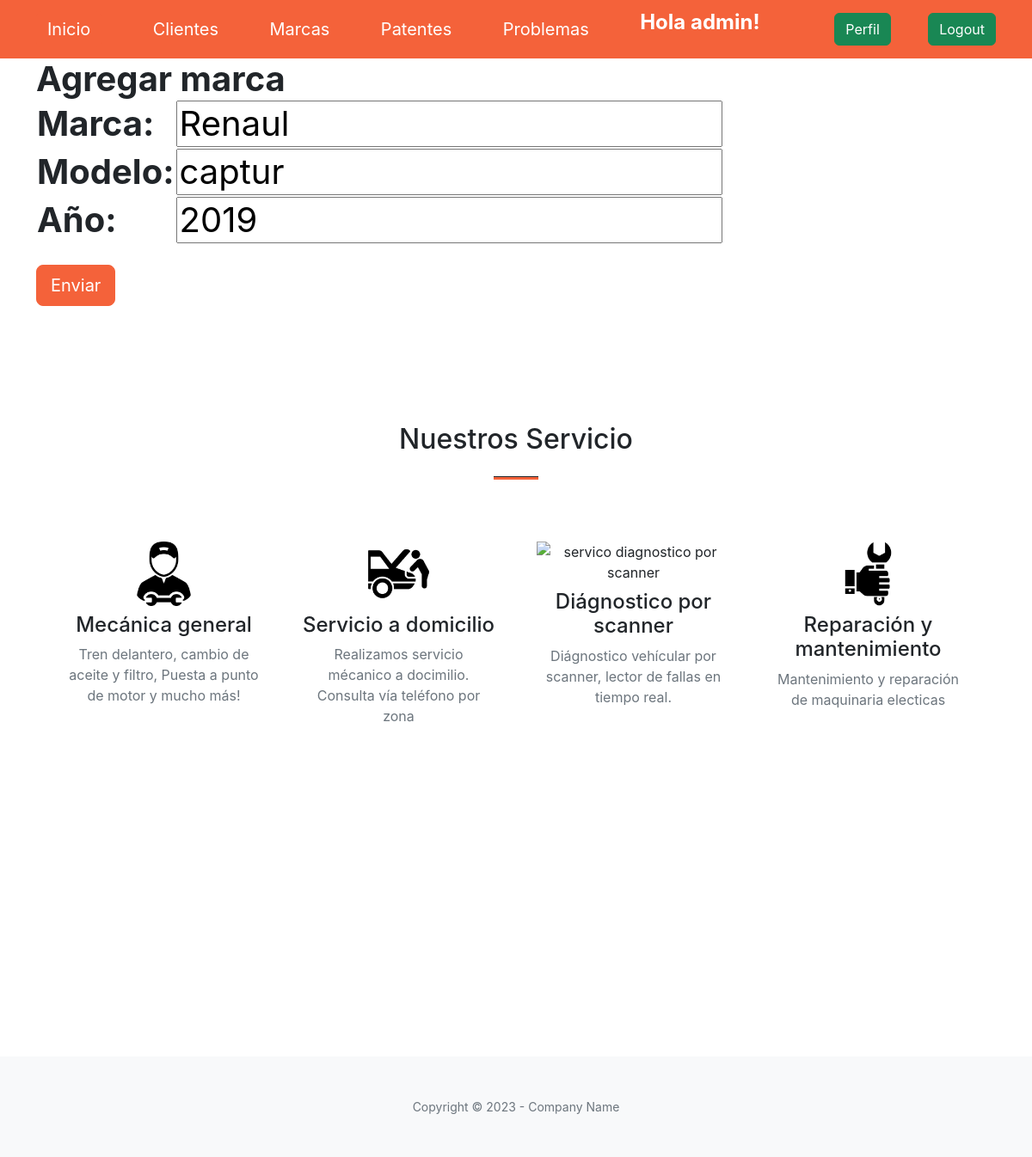
/update_marca/11/ (signed in), run on the app's committed database.
### aplicacion/models.py (models this page shows, shortened)
class Marca(models.Model):
    marca = models.CharField(max_length=50)
    modelo = models.CharField(max_length=50)
    año = models.IntegerField()

### aplicacion/views.py (the view)
# urls.py: path('update_marca/<id_marca>/', updateMarca, name="update_marca" ),
@login_required
def updateMarca(request, id_marca):
    marca = Marca.objects.get(id=id_marca)
    if request.method == "POST":
        miForm = MarcaForm(request.POST)
        if miForm.is_valid():
            marca.marca = miForm.cleaned_data.get('marca')
            marca.modelo = miForm.cleaned_data.get('modelo')
            marca.año = miForm.cleaned_data.get('año')
            marca.save()
            return redirect(reverse_lazy('marcas'))
    else:
        miForm = MarcaForm(initial={
            'marca': marca.marca,
            'modelo': marca.modelo,
            'año': marca.año,
        })
    return render(request, "aplicacion/marcaForm.html", {'form': miForm})

### aplicacion/forms.py
class MarcaForm(forms.Form):
    marca = forms.CharField(label="Marca", max_length=50, required=True)
    modelo = forms.CharField(label="Modelo", max_length=50, required=True)
    año= forms.IntegerField(label="Año",required=True)

### aplicacion/templates/aplicacion/marcaForm.html (shortened to what this page needs)
{% extends 'aplicacion/base.html' %}
{% load static %}
{% block contenido %}
    <div class="container">
        <h2 class="fs-1  fw-bold mt-8">Agregar marca</2>
            <form action="" method="post">
                <table>
                    {{ form.as_table }}
                </table>
                <input type="submit" value="Enviar" class="btn btn-primary btn-lg mt-4 ">
            </form>
    </div>
{% endblock contenido %}

### aplicacion/templates/aplicacion/base.html (shortened to what this page needs)
<!DOCTYPE html>
<html lang="en">
    <head>
        {% load static  %}
        <link href="https://cdn.jsdelivr.net/npm/bootstrap-icons@1.5.0/font/bootstrap-icons.css" rel="stylesheet" type="text/css" />
        <link href="{% static 'aplicacion/css/styles.css' %}" rel="stylesheet" />
        <link href="{% static 'aplicacion/css/stylebase.css' %}" rel="stylesheet" />
    </head>
    <body id="page-top mg-0 bg-blue ">
          <nav class="navbar navbar-dark bg-primary" >
            <div class="container bg-primary" id="navegacion">
                <a class="navbar-brand btn btn-primary" href="{% url 'home' %}">Inicio</a>
                {% if user.is_authenticated %}
                    <a class="navbar-brand" href="{% url 'clientes' %}">Clientes</a>
                    <a class="navbar-brand" href="{% url 'marcas' %}">Marcas</a>
                    <a class="navbar-brand" href="{% url 'patentes' %}">Patentes</a>
                    <a class="navbar-brand" href="{% url 'problemas' %}">Problemas</a>
                    <p style="color: white" class="fs-4 fw-bolder">Hola {{user.username}}!</p>
                    <a class="btn btn-success" href="{% url 'editar_perfil' %}">Perfil</a>
                    <a class="btn btn-success" href="{% url 'logout' %}">Logout</a>
                {% else %}
                    <a class="btn btn-success " href="{% url 'registro' %}">Registro</a>
                    <a class="btn btn-success" href="{% url 'login' %}">Login</a>
                {% endif %}
            </div>
        </nav>
        {% block contenido %}{% endblock contenido %}
        <section class="page-section " id="services" >
            <div class="container px-4 px-lg-5">
                <h2 class="text-center mt-0">Nuestros Servicio</h2>
                <hr class="divider" />
                <div class="row gx-4 gx-lg-5">
                    <div class="col-lg-3 col-md-6 text-center">
                        <div class="mt-5">
                            <div class="mb-2"><img src="{% static 'img/automovil-con-llave.png' %}" alt="servico mecanico" class=" col-4 h-10"></div>
                            <h3 class="h4 mb-2">Mecánica general</h3>
                            <p class="text-muted mb-0">Tren delantero, cambio de aceite y filtro, Puesta a punto de motor y mucho más! </p>
                        </div>
                    </div>
                    <div class="col-lg-3 col-md-6 text-center">
                        <div class="mt-5">
                            <div class="mb-2"><img src="{% static 'img/reparando.png' %}" alt="servico a domicilio" class=" col-4 h-10"></div>
                            <h3 class="h4 mb-2">Servicio a domicilio</h3>
                            <p class="text-muted mb-0">Realizamos servicio mécanico a docimilio. Consulta vía teléfono por zona</p>
                        </div>
                    </div>
                    <div class="col-lg-3 col-md-6 text-center">
                        <div class="mt-5">
                            <div class="mb-2"><img src="{% static 'img/carro.png' %}" alt="servico diagnostico por scanner" class=" col-4 h-10"></div>
                            <h3 class="h4 mb-2">Diágnostico por scanner</h3>
                            <p class="text-muted mb-0">Diágnostico vehícular por scanner, lector de fallas en tiempo real.</p>
                        </div>
                    </div>
                    <div class="col-lg-3 col-md-6 text-center">
                        <div class="mt-5">
                            <div class="mb-2"><img src="{% static 'img/reparar.png' %}" alt="mantenimiento de maquinaria" class=" col-4 h-10"></div>
                            <h3 class="h4 mb-2">Reparación y mantenimiento</h3>
                            <p class="text-muted mb-0">Mantenimiento y reparación  de maquinaria electicas</p>
                        </div>
                    </div>
                </div>
            </div>
        </section>
        <section class="page-section" id="contact">
        </section>
        <footer class="bg-light py-5">
            <div class="container px-4 px-lg-5"><div class="small text-center text-muted">Copyright &copy; 2023 - Company Name</div></div>
        </footer>
    </body>
</html>

### data on the page
Marca: marca "Renaul", modelo "captur", año "2019"

### other printed values
{{ user.username }} "admin"
